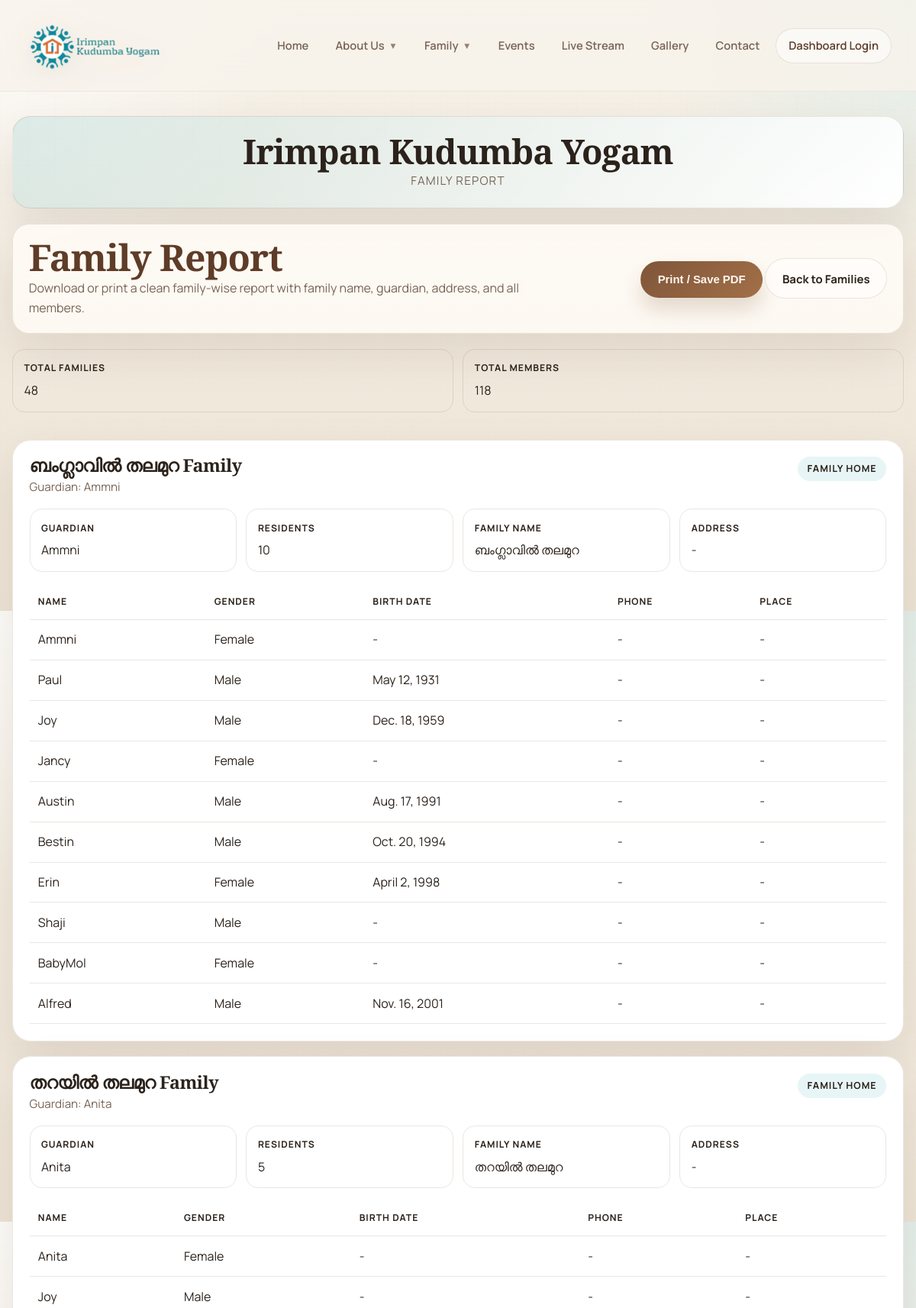
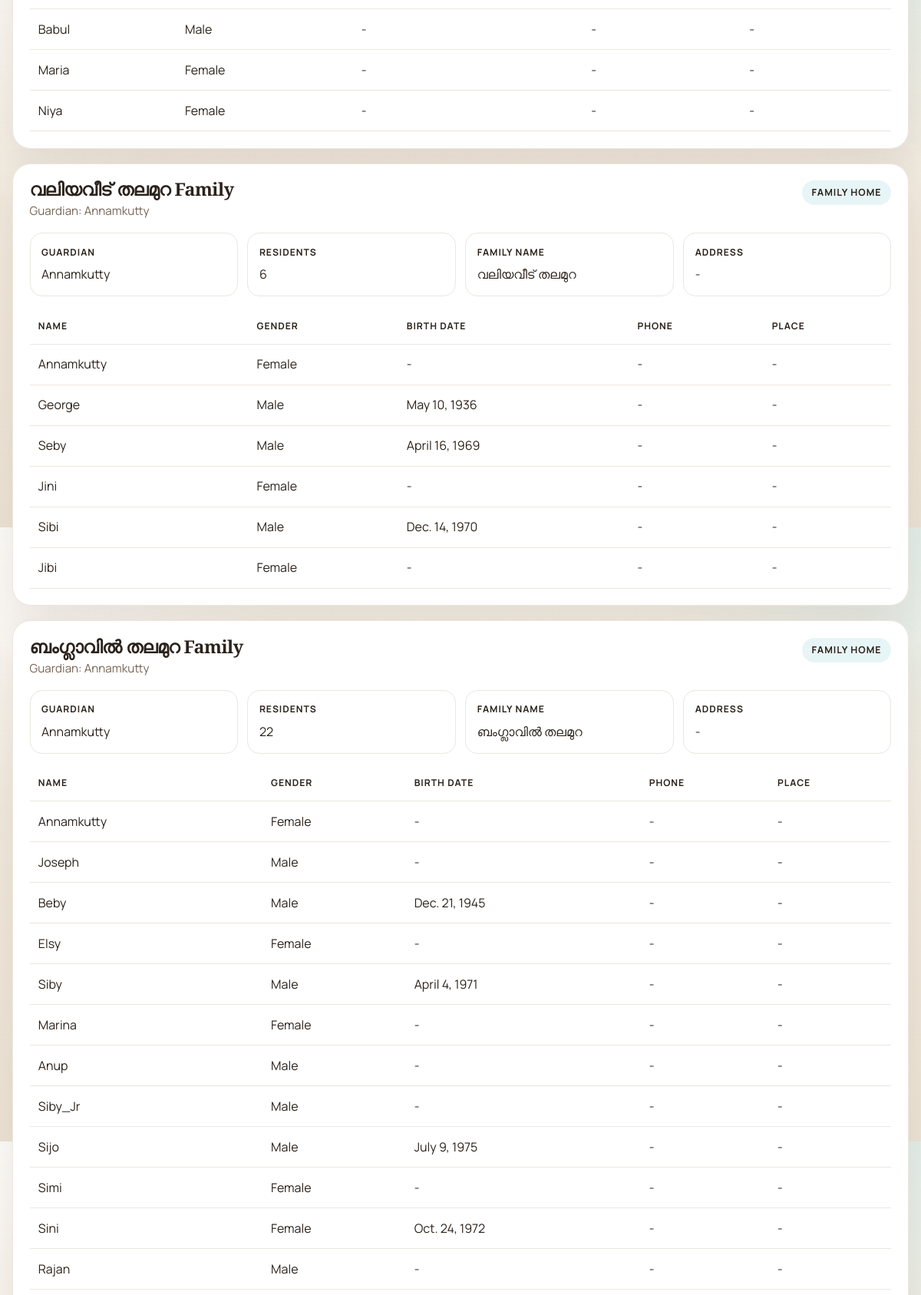
Screenshot of /family/report/ (upper part) with the database file from the repository (2 pictures, top to bottom).
### tree/models.py (models this page shows, shortened)
class Family(models.Model):
    name = models.CharField(max_length=160, unique=True)
    bio = models.TextField(blank=True)
    photo = models.ImageField(upload_to='family/', null=True, blank=True)
    is_active = models.BooleanField(default=True)
    created_at = models.DateTimeField(auto_now_add=True)
    updated_at = models.DateTimeField(auto_now=True)
    class Meta:
        ordering = ['name']

class Person(models.Model):
    GENDER_CHOICES = [
        ('M', 'Male'),
        ('F', 'Female'),
        ('O', 'Other'),
    ]
    first_name = models.CharField(max_length=100)
    last_name = models.CharField(max_length=100, blank=True)
    gender = models.CharField(max_length=1, choices=GENDER_CHOICES, default='O')
    birth_date = models.DateField(null=True, blank=True)
    death_date = models.DateField(null=True, blank=True)
    birth_place = models.CharField(max_length=200, blank=True)
    email = models.EmailField(blank=True)
    phone = models.CharField(max_length=30, blank=True)
    blood_group = models.CharField(max_length=10, blank=True)
    current_address = models.TextField(blank=True)
    living_separately = models.BooleanField(default=False)
    bio = models.TextField(blank=True)
    photo = models.ImageField(upload_to='photos/', null=True, blank=True)
    family_photo = models.ImageField(upload_to='family_photos/', null=True, blank=True)
    father = models.ForeignKey(
        'self', null=True, blank=True,
        on_delete=models.SET_NULL,
        related_name='children_as_father'
    )
    mother = models.ForeignKey(
        'self', null=True, blank=True,
        on_delete=models.SET_NULL,
        related_name='children_as_mother'
    )
    spouse = models.ForeignKey(
        'self', null=True, blank=True,
        on_delete=models.SET_NULL,
        related_name='married_to'
    )
    wedding_date = models.DateField(null=True, blank=True)
    has_multiple_spouses = models.BooleanField(default=False)
    additional_spouses = models.ManyToManyField(
        'self',
        blank=True,
        symmetrical=True,
    )
    family = models.ForeignKey(
        'Family',
        null=True,
        blank=True,
        on_delete=models.SET_NULL,
        related_name='members',
    )
    groups = models.ManyToManyField('MemberGroup', blank=True, related_name='people')
    user = models.OneToOneField(
        settings.AUTH_USER_MODEL,
        null=True,
        blank=True,
        on_delete=models.SET_NULL,
        related_name='family_member_profile',
    )
    created_at = models.DateTimeField(auto_now_add=True)
    class Meta:
        ordering = ['last_name', 'first_name']
    @property
    def full_name(self):
        return f"{self.first_name} {self.last_name}".strip()
    @property
    def generation(self):
        return getattr(self, '_generation', 1)

### tree/views.py (the view)
# urls.py: path('family/report/', views.family_report, name='family_report'),
def family_report(request):
    people = list(Person.objects.select_related('family').all())
    generation_map = _generation_map(people)
    _apply_generations(people, generation_map)
    households = _build_households(people)
    return render(request, 'tree/family_report.html', {
        'households': households,
        'people': people,
        'total_families': len(households),
        'total_members': len(people),
    })

### tree/context_processors.py (called while the page is built)
def navigation_context(request):
    return live_stream_context(request)

### tree/models.py (called while the page is built, shortened)
    @property
    def youtube_video_id(self):
        url = (self.youtube_url or '').strip()
        if not url:
            return ''
        parsed = urlparse(url)
        host = (parsed.netloc or '').lower()
        if 'youtu.be' in host:
            return parsed.path.strip('/').split('/')[0]
        if 'youtube.com' in host:
            if parsed.path == '/watch':
                return parse_qs(parsed.query).get('v', [''])[0]
        return ''

    @property
    def embed_url(self):
        video_id = self.youtube_video_id
        if not video_id:
            return ''
        return f'https://www.youtube.com/embed/{video_id}?autoplay=1&rel=0'

    @classmethod
    def increment(cls, key='public-site'):
        counter, _ = cls.objects.get_or_create(key=key)
        cls.objects.filter(pk=counter.pk).update(total_visits=F('total_visits') + 1)

### tree/views.py (called while the page is built)
def _valid_live_streams():
    streams = []
    for stream in LiveStreamSettings.objects.order_by('-is_active', '-updated_at', '-id'):
        if not stream.embed_url:
            continue
        streams.append(stream)
    return streams

def live_stream_context(request):
    active_streams = [stream for stream in _valid_live_streams() if stream.is_active]
    return {
        'nav_live_streams': active_streams,
        'nav_live_stream': active_streams[0] if active_streams else None,
    }

def _generation_map(people):
    people = list(people)
    if not people:
        return {}
    parents = {
        person.pk: tuple(parent_id for parent_id in (person.father_id, person.mother_id) if parent_id)
        for person in people
    }
    memo = {}
    def get_depth(person_id):
        if person_id in memo:
            return memo[person_id]
        parent_ids = parents.get(person_id, ())
        if not parent_ids:
            memo[person_id] = 1
            return 1
        memo[person_id] = max(get_depth(parent_id) for parent_id in parent_ids) + 1
        return memo[person_id]
    return {person.pk: get_depth(person.pk) for person in people}

def _apply_generations(people, generation_map):
    for person in people:
        person._generation = generation_map.get(person.pk, 1)

### tree/templates/tree/family_report.html (shortened to what this page needs)
{% extends "tree/base.html" %}
{% block content %}
<div class="report-shell">
  <section class="report-brand">
    <h1>Irimpan Kudumba Yogam</h1>
    <p>Family Report</p>
  </section>
  <section class="report-toolbar">
    <div>
      <h1 class="section-title">Family Report</h1>
      <p>Download or print a clean family-wise report with family name, guardian, address, and all members.</p>
    </div>
    <div class="admin-actions report-actions">
      <button type="button" class="btn btn-primary" onclick="window.print()">Print / Save PDF</button>
      <a href="{% url 'family_page' %}" class="btn btn-secondary">Back to Families</a>
    </div>
  </section>
  <section class="report-meta">
    <article class="report-meta-item">
      <strong>Total Families</strong>
      <span>{{ total_families }}</span>
    </article>
    <article class="report-meta-item">
      <strong>Total Members</strong>
      <span>{{ total_members }}</span>
    </article>
  </section>
  <section class="report-grid">
    {% for house in households %}
    <article class="report-card">
      <div class="report-head">
        <div class="report-title">
          <h2>{{ house.family_name }} Family</h2>
          <div class="report-sub">Guardian: {{ house.guardian.full_name }}{% if house.partner %} and {{ house.partner.full_name }}{% endif %}</div>
        </div>
        <span class="report-badge">{% if house.is_separate_home %}Separate Home{% else %}Family Home{% endif %}</span>
      </div>
      <div class="report-meta">
        <div class="report-meta-item">
          <strong>Guardian</strong>
          <span>{{ house.guardian.full_name }}</span>
        </div>
        <div class="report-meta-item">
          <strong>Residents</strong>
          <span>{{ house.resident_count }}</span>
        </div>
        <div class="report-meta-item">
          <strong>Family Name</strong>
          <span>{{ house.family_name }}</span>
        </div>
        <div class="report-meta-item">
          <strong>Address</strong>
          <span>{{ house.guardian.current_address|default:"-" }}</span>
        </div>
      </div>
      <div class="report-members">
        <table class="report-table">
          <thead>
            <tr>
              <th>Name</th>
              <th>Gender</th>
              <th>Birth Date</th>
              <th>Phone</th>
              <th>Place</th>
            </tr>
          </thead>
          <tbody>
            {% for member in house.members %}
            <tr>
              <td>{{ member.full_name }}</td>
              <td>{{ member.get_gender_display }}</td>
              <td>{{ member.birth_date|default:"-" }}</td>
              <td>{{ member.phone|default:"-" }}</td>
              <td>{{ member.birth_place|default:"-" }}</td>
            </tr>
            {% endfor %}
          </tbody>
        </table>
      </div>
    </article>
    {% empty %}
    <div class="report-empty">
      <h2 class="section-title">No Family Data Yet</h2>
      <p class="muted">Add members first to generate a family-wise report.</p>
    </div>
    {% endfor %}
  </section>
</div>
{% endblock %}

### tree/templates/tree/base.html (style rules this page uses)
:root { --bg: #f3efe6; --surface: rgba(255, 252, 246, 0.86); --surface-soft: #f6f0e6; --border: rgba(112, 82, 44, 0.14); --line: rgba(112, 82, 44, 0.08); --brand: #7f5539; --brand-strong: #5e3c27; --brand-soft: #a27048; --accent: #0f766e; --text: #2b221b; --text-dim: #776455; --male: #2c6893; --female: #a05078; --danger: #8b3a3a; --radius: 24px; --radius-lg: 34px; --shadow: 0 24px 60px rgba(70, 43, 24, 0.10); --shadow-soft: 0 14px 34px rgba(70, 43, 24, 0.07); --container: 1240px; }
* { box-sizing: border-box; margin: 0; padding: 0; }
html { scroll-behavior: smooth; }
body { min-height: 100vh; background: radial-gradient(circle at top left, rgba(255, 255, 255, 0.75), transparent 26%), radial-gradient(circle at top right, rgba(218, 237, 234, 0.7), transparent 24%), linear-gradient(180deg, #f8f3eb 0%, #f2ebdf 42%, #ede4d6 100%); color: var(--text); font-family: 'Manrope', sans-serif; line-height: 1.65; position: relative; }
body::before { content: ""; position: fixed; inset: 0; pointer-events: none; background-image: linear-gradient(rgba(127, 85, 57, 0.03) 1px, transparent 1px), linear-gradient(90deg, rgba(127, 85, 57, 0.03) 1px, transparent 1px); background-size: 36px 36px; mask-image: linear-gradient(180deg, rgba(0,0,0,0.32), transparent 82%); }
a { color: inherit; }
h1, h2, h3, h4 { font-family: 'Cormorant Garamond', serif; font-weight: 600; line-height: 0.98; letter-spacing: -0.02em; }
p { color: var(--text-dim); }
.btn-link, .btn { display: inline-flex; align-items: center; justify-content: center; gap: 0.45rem; border-radius: 999px; text-decoration: none; font-weight: 700; border: 1px solid transparent; transition: transform 0.2s ease, box-shadow 0.2s ease, background 0.2s ease, color 0.2s ease; cursor: pointer; }
.btn { padding: 0.82rem 1.35rem; font-size: 0.93rem; min-height: 48px; }
.btn-primary { background: linear-gradient(135deg, var(--brand), var(--brand-soft)); color: #fff8f2 !important; box-shadow: 0 16px 26px rgba(127, 85, 57, 0.2); }
.btn-secondary { background: rgba(255, 255, 255, 0.55); color: var(--text); border-color: var(--border); }
.section-title { font-size: clamp(2rem, 4vw, 3.35rem); color: var(--brand-strong); margin-bottom: 0.25rem; }

### rows the page displays
Family: family_name "ബംഗ്ലാവിൽ തലമുറ" "ബംഗ്ലാവിൽ തലമുറ", family_name "ബംഗ്ലാവിൽ തലമുറ" "ബംഗ്ലാവിൽ തലമുറ"
Person: guardian.full_name "Ammni", guardian.full_name "Ammni", guardian.current_address "-", full_name "Ammni", gender "Female", birth_date "-", phone "-", birth_place "-"
Person: full_name "Paul", gender "Male", birth_date "May 12, 1931", phone "-", birth_place "-"
Person: full_name "Joy", gender "Male", birth_date "Dec. 18, 1959", phone "-", birth_place "-"
Person: full_name "Jancy", gender "Female", birth_date "-", phone "-", birth_place "-"
Person: full_name "Austin", gender "Male", birth_date "Aug. 17, 1991", phone "-", birth_place "-"
Person: full_name "Bestin", gender "Male", birth_date "Oct. 20, 1994", phone "-", birth_place "-"
Person: full_name "Erin", gender "Female", birth_date "April 2, 1998", phone "-", birth_place "-"
Person: full_name "Shaji", gender "Male", birth_date "-", phone "-", birth_place "-"
Person: full_name "BabyMol", gender "Female", birth_date "-", phone "-", birth_place "-"
Person: full_name "Alfred", gender "Male", birth_date "Nov. 16, 2001", phone "-", birth_place "-"
Family: family_name "തറയിൽ തലമുറ", family_name "തറയിൽ തലമുറ"
Person: guardian.full_name "Anita", guardian.full_name "Anita", guardian.current_address "-", full_name "Anita", gender "Female", birth_date "-", phone "-", birth_place "-"
Person: full_name "Joy", gender "Male", birth_date "-", phone "-", birth_place "-"
Person: full_name "Babul", gender "Male", birth_date "-", phone "-", birth_place "-"
Person: full_name "Maria", gender "Female", birth_date "-", phone "-", birth_place "-"
Person: full_name "Niya", gender "Female", birth_date "-", phone "-", birth_place "-"
Family: family_name "വലിയവീട് തലമുറ", family_name "വലിയവീട് തലമുറ"
Person: guardian.full_name "Annamkutty", guardian.full_name "Annamkutty", guardian.current_address "-", full_name "Annamkutty", gender "Female", birth_date "-", phone "-", birth_place "-"
Person: full_name "George", gender "Male", birth_date "May 10, 1936", phone "-", birth_place "-"
Person: full_name "Seby", gender "Male", birth_date "April 16, 1969", phone "-", birth_place "-"
Person: full_name "Jini", gender "Female", birth_date "-", phone "-", birth_place "-"
Person: full_name "Sibi", gender "Male", birth_date "Dec. 14, 1970", phone "-", birth_place "-"
Person: full_name "Jibi", gender "Female", birth_date "-", phone "-", birth_place "-"
Person: guardian.full_name "Annamkutty", guardian.full_name "Annamkutty", guardian.current_address "-", full_name "Annamkutty", gender "Female", birth_date "-", phone "-", birth_place "-"
Person: full_name "Joseph", gender "Male", birth_date "-", phone "-", birth_place "-"
Person: full_name "Beby", gender "Male", birth_date "Dec. 21, 1945", phone "-", birth_place "-"
Person: full_name "Elsy", gender "Female", birth_date "-", phone "-", birth_place "-"
Person: full_name "Siby", gender "Male", birth_date "April 4, 1971", phone "-", birth_place "-"
Person: full_name "Marina", gender "Female", birth_date "-", phone "-", birth_place "-"
Person: full_name "Anup", gender "Male", birth_date "-", phone "-", birth_place "-"
Person: full_name "Siby_Jr", gender "Male", birth_date "-", phone "-", birth_place "-"
Person: full_name "Sijo", gender "Male", birth_date "July 9, 1975", phone "-", birth_place "-"
Person: full_name "Simi", gender "Female", birth_date "-", phone "-", birth_place "-"
Person: full_name "Sini", gender "Female", birth_date "Oct. 24, 1972", phone "-", birth_place "-"
Person: full_name "Rajan", gender "Male", birth_date "-", phone "-", birth_place "-"

### other values shown
{{ total_families }} "48"
{{ total_members }} "118"
{{ house.resident_count }} "10" "5" "6" "22"
